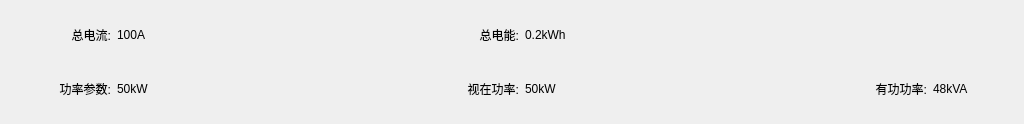
<?xml version="1.0" encoding="UTF-8"?>
<ui version="4.0">
 <class>LineTotalWid</class>
 <widget class="QWidget" name="LineTotalWid">
  <property name="geometry">
   <rect>
    <x>0</x>
    <y>0</y>
    <width>1024</width>
    <height>124</height>
   </rect>
  </property>
  <property name="windowTitle">
   <string>Form</string>
  </property>
  <layout class="QGridLayout" name="gridLayout">
   <item row="0" column="0">
    <widget class="QLabel" name="label_4">
     <property name="minimumSize">
      <size>
       <width>100</width>
       <height>0</height>
      </size>
     </property>
     <property name="maximumSize">
      <size>
       <width>100</width>
       <height>16777215</height>
      </size>
     </property>
     <property name="text">
      <string>总电流:</string>
     </property>
     <property name="alignment">
      <set>Qt::AlignRight|Qt::AlignTrailing|Qt::AlignVCenter</set>
     </property>
    </widget>
   </item>
   <item row="0" column="1">
    <widget class="QLabel" name="tCurLab">
     <property name="minimumSize">
      <size>
       <width>80</width>
       <height>0</height>
      </size>
     </property>
     <property name="maximumSize">
      <size>
       <width>80</width>
       <height>16777215</height>
      </size>
     </property>
     <property name="layoutDirection">
      <enum>Qt::LeftToRight</enum>
     </property>
     <property name="text">
      <string>100A</string>
     </property>
     <property name="alignment">
      <set>Qt::AlignLeading|Qt::AlignLeft|Qt::AlignVCenter</set>
     </property>
    </widget>
   </item>
   <item row="0" column="2">
    <spacer name="horizontalSpacer">
     <property name="orientation">
      <enum>Qt::Horizontal</enum>
     </property>
     <property name="sizeHint" stdset="0">
      <size>
       <width>209</width>
       <height>20</height>
      </size>
     </property>
    </spacer>
   </item>
   <item row="0" column="3">
    <widget class="QLabel" name="label_8">
     <property name="minimumSize">
      <size>
       <width>100</width>
       <height>0</height>
      </size>
     </property>
     <property name="maximumSize">
      <size>
       <width>100</width>
       <height>16777215</height>
      </size>
     </property>
     <property name="text">
      <string>总电能:</string>
     </property>
     <property name="alignment">
      <set>Qt::AlignRight|Qt::AlignTrailing|Qt::AlignVCenter</set>
     </property>
    </widget>
   </item>
   <item row="0" column="4">
    <widget class="QLabel" name="tEleLab">
     <property name="minimumSize">
      <size>
       <width>80</width>
       <height>0</height>
      </size>
     </property>
     <property name="maximumSize">
      <size>
       <width>80</width>
       <height>16777215</height>
      </size>
     </property>
     <property name="text">
      <string>0.2kWh</string>
     </property>
     <property name="alignment">
      <set>Qt::AlignLeading|Qt::AlignLeft|Qt::AlignVCenter</set>
     </property>
    </widget>
   </item>
   <item row="0" column="5">
    <spacer name="horizontalSpacer_3">
     <property name="orientation">
      <enum>Qt::Horizontal</enum>
     </property>
     <property name="sizeHint" stdset="0">
      <size>
       <width>209</width>
       <height>20</height>
      </size>
     </property>
    </spacer>
   </item>
   <item row="0" column="6">
    <widget class="QLabel" name="label_11">
     <property name="minimumSize">
      <size>
       <width>100</width>
       <height>0</height>
      </size>
     </property>
     <property name="maximumSize">
      <size>
       <width>100</width>
       <height>16777215</height>
      </size>
     </property>
     <property name="text">
      <string/>
     </property>
    </widget>
   </item>
   <item row="0" column="7">
    <widget class="QLabel" name="tPowLab_2">
     <property name="minimumSize">
      <size>
       <width>80</width>
       <height>0</height>
      </size>
     </property>
     <property name="maximumSize">
      <size>
       <width>80</width>
       <height>16777215</height>
      </size>
     </property>
     <property name="text">
      <string/>
     </property>
    </widget>
   </item>
   <item row="1" column="0">
    <widget class="QLabel" name="label_7">
     <property name="minimumSize">
      <size>
       <width>100</width>
       <height>0</height>
      </size>
     </property>
     <property name="maximumSize">
      <size>
       <width>100</width>
       <height>16777215</height>
      </size>
     </property>
     <property name="text">
      <string>功率参数:</string>
     </property>
     <property name="alignment">
      <set>Qt::AlignRight|Qt::AlignTrailing|Qt::AlignVCenter</set>
     </property>
    </widget>
   </item>
   <item row="1" column="1">
    <widget class="QLabel" name="tApPowLab_2">
     <property name="minimumSize">
      <size>
       <width>80</width>
       <height>0</height>
      </size>
     </property>
     <property name="maximumSize">
      <size>
       <width>80</width>
       <height>16777215</height>
      </size>
     </property>
     <property name="text">
      <string>50kW</string>
     </property>
    </widget>
   </item>
   <item row="1" column="2">
    <spacer name="horizontalSpacer_2">
     <property name="orientation">
      <enum>Qt::Horizontal</enum>
     </property>
     <property name="sizeHint" stdset="0">
      <size>
       <width>209</width>
       <height>20</height>
      </size>
     </property>
    </spacer>
   </item>
   <item row="1" column="3">
    <widget class="QLabel" name="label_9">
     <property name="minimumSize">
      <size>
       <width>100</width>
       <height>0</height>
      </size>
     </property>
     <property name="maximumSize">
      <size>
       <width>100</width>
       <height>16777215</height>
      </size>
     </property>
     <property name="text">
      <string>视在功率:</string>
     </property>
     <property name="alignment">
      <set>Qt::AlignRight|Qt::AlignTrailing|Qt::AlignVCenter</set>
     </property>
    </widget>
   </item>
   <item row="1" column="4">
    <widget class="QLabel" name="tApPowLab">
     <property name="minimumSize">
      <size>
       <width>80</width>
       <height>0</height>
      </size>
     </property>
     <property name="maximumSize">
      <size>
       <width>80</width>
       <height>16777215</height>
      </size>
     </property>
     <property name="text">
      <string>50kW</string>
     </property>
    </widget>
   </item>
   <item row="1" column="5">
    <spacer name="horizontalSpacer_4">
     <property name="orientation">
      <enum>Qt::Horizontal</enum>
     </property>
     <property name="sizeHint" stdset="0">
      <size>
       <width>209</width>
       <height>20</height>
      </size>
     </property>
    </spacer>
   </item>
   <item row="1" column="6">
    <widget class="QLabel" name="label_10">
     <property name="minimumSize">
      <size>
       <width>100</width>
       <height>0</height>
      </size>
     </property>
     <property name="maximumSize">
      <size>
       <width>100</width>
       <height>16777215</height>
      </size>
     </property>
     <property name="text">
      <string>有功功率:</string>
     </property>
     <property name="alignment">
      <set>Qt::AlignRight|Qt::AlignTrailing|Qt::AlignVCenter</set>
     </property>
    </widget>
   </item>
   <item row="1" column="7">
    <widget class="QLabel" name="tPowLab">
     <property name="minimumSize">
      <size>
       <width>80</width>
       <height>0</height>
      </size>
     </property>
     <property name="maximumSize">
      <size>
       <width>80</width>
       <height>16777215</height>
      </size>
     </property>
     <property name="text">
      <string>48kVA</string>
     </property>
    </widget>
   </item>
  </layout>
 </widget>
 <resources/>
 <connections/>
</ui>
